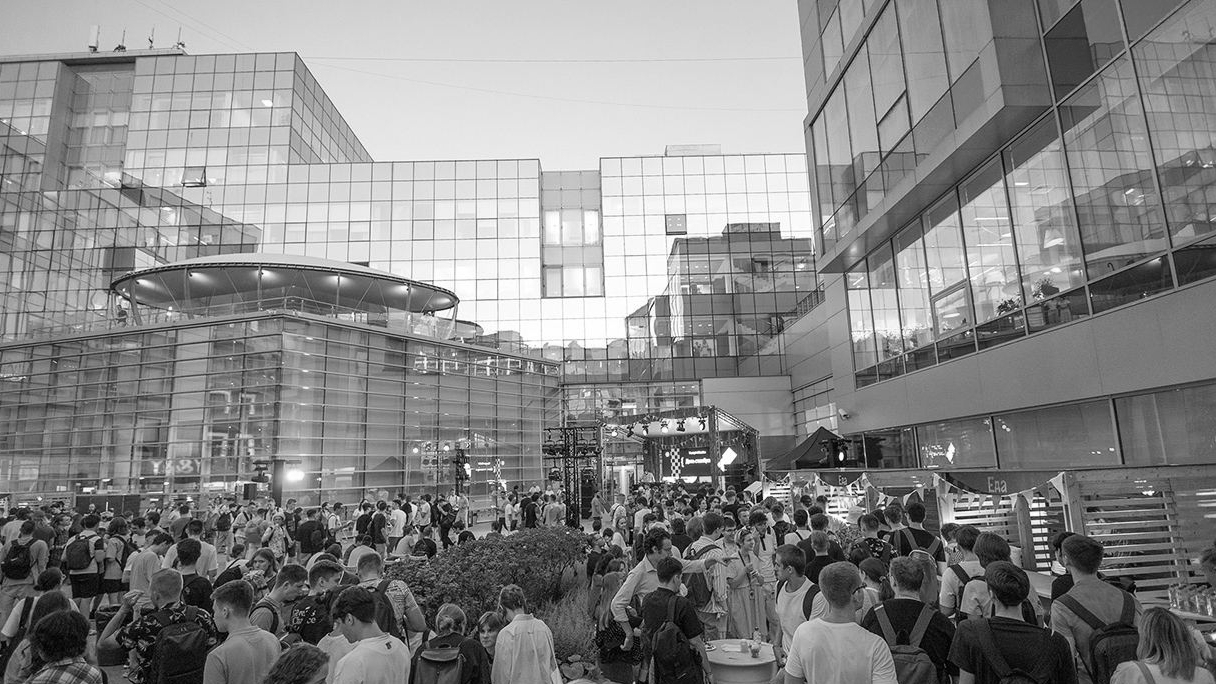
#> input picture 4 семестр/Техзрение/Лаб.работа №3/images/photo.jpg, 1216 x 684 px; the run also reads 1 picture not shown here
$ python code.py   (older library calls are emulated)
#> lines starting #> are read from the running program, lines starting #| are printed output that depends on the picture
import os
import cv2
from cv2.typing import MatLike
import numpy as np
import scipy.signal
import skimage
from functools import partial

os.makedirs('images', exist_ok=True)  # Создаём папку images, если её нет
os.chdir('images')  # Переходим в папку images, чтобы сохранять результаты в неё
np.seterr(invalid='ignore', divide='ignore')  # Игнорируем лишние предупреждения


def additive_noise(image: MatLike):
    """Аддитивный шум"""
    exp_dist = np.random.default_rng().exponential(5, image.shape)
    return (image.astype(np.float32) + exp_dist).clip(0, 255).astype(np.uint8) / 255


def multiplicative_noise(image: MatLike):
    """Мультипликативный шум"""
    uniform_dist = np.random.default_rng().uniform(0, 1, image.shape)
    return (image.astype(np.float32) * uniform_dist).clip(0, 255).astype(np.uint8) / 255


def apply_noise(img: MatLike, name: str):
    """Применяет к изображению выбранный в name шум"""
    method_func = {
        'impulse': partial(skimage.util.random_noise, mode='s&p', amount=0.01, salt_vs_pepper=0.75),
        'additive': additive_noise,
        'multiplicative': multiplicative_noise,
        'speckle': partial(skimage.util.random_noise, mode='speckle', var=0.1, mean=0.1),
        'gaussian': partial(skimage.util.random_noise, mode='gaussian', var=0.09, mean=0.2),
        'poisson': partial(skimage.util.random_noise, mode='poisson'),
    }[name]
    cv2.imwrite(f'{name}.jpg', method_func(img) * 255)


def contraharmonic_filter(image: MatLike, Q: int):
    """Контргармоничный фильтр"""
    kernel = np.ones((3, 3), dtype=np.float32)
    num, den = np.power(image, Q + 1), np.power(image, Q)
    filtered_image = np.divide(
        cv2.filter2D(src=num, ddepth=-1, kernel=kernel), cv2.filter2D(src=den, ddepth=-1, kernel=kernel)
    )
    return filtered_image.clip(0, 255).astype(np.uint8)


# [110 lines left out: functions rang_filter, wiener_filter, calculate_intensity, adaptive_median_filter, not called in this run]


class Parameters(tuple):
    """Принимает на вход именнованные аргументы с итерируемыми объектами.\n
    При обращении по индексу возвращает словарь с ключами и значениями,
    которые находятся в итерируемых объектах по этому индексу.\n
    ### Пример:
    ```py
    >>> params = Parameters(a=[2, 4, 6, 8], b=[1, 3, 5, 7], c=[3, 6])
    >>> params[0]
    {'a': 2, 'b': 1, 'c': 3}
    >>> params[2]
    {'a': 6, 'b': 5, 'c': 6}
    >>> params[100]
    {'a': 8, 'b': 7, 'c': 6}
    ```"""

    def __init__(self, **kwargs):
        self._objects = kwargs

    def __getitem__(self, index):
        return {key: value[min(index, len(value) - 1)] for key, value in self._objects.items()}


def apply_filter(img: MatLike, name: str, set_num: int, prefix: str):
    """Применяет к изображению выбранный в name низкочастотный или нелинейный фильтр
    с набором коэффициентов под номером set_num"""
    params = {
        'gaussian': Parameters(ksize=((3, 3),), sigmaX=(0,)),
        'contrharmonic': Parameters(Q=(-1.5, -0.5, 0.5, 1.5)),
        'median': Parameters(ksize=(3, 5, 9)),
        '2d-median': Parameters(kernel_size=(3, 5, 9)),
        'rang': Parameters(k=(3, 3, 3, 5), rank=(1, 4, 7, 1, 11, 21)),
        'wiener': Parameters(k=(3, 5, 9)),
        'adaptive median': Parameters(s_start=(3, 5), s_max=(7, 17)),
    }[name][set_num]
    method_func = {
        'gaussian': cv2.GaussianBlur,
        'contrharmonic': contraharmonic_filter,
        'median': cv2.medianBlur,
        '2d-median': scipy.signal.medfilt2d,
        'rang': rang_filter,
        'wiener': wiener_filter,
        'adaptive median': adaptive_median_filter,
    }[name]
    params_string = ', '.join([f'{key}={value}' for key, value in params.items()])
    cv2.imwrite(f'{prefix} - {name} ({params_string}).jpg', method_func(img, **params))


# [24 lines left out: functions robertson_detection, prewitt_detection, sobel_detection, not called in this run]


def laplassian_detection(src_image):
    g_d = np.array([[0, -1, 0], [-1, 4, -1], [0, -1, 0]])
    return cv2.filter2D(src_image, -1, g_d)


# [10 lines left out: function apply_detection, not called in this run]


image = cv2.imread('photo.jpg', 0)
#> image is the input picture: shape (684, 1216); min 0, max 255, mean 134

# Создаём папки для сохранения результата
for dirname in ('1_noise', '2_low_filters', '3_nonlinear_filters', '4_high_filters'):
    os.makedirs(dirname, exist_ok=True)


# <---- 1. шумы ---->
os.chdir('1_noise')
apply_noise(image, 'impulse')
apply_noise(image, 'additive')
apply_noise(image, 'multiplicative')
#> in multiplicative_noise, `return (image.astype(np.float32) * uniform_dist).clip(0, 255).astype(n..`:
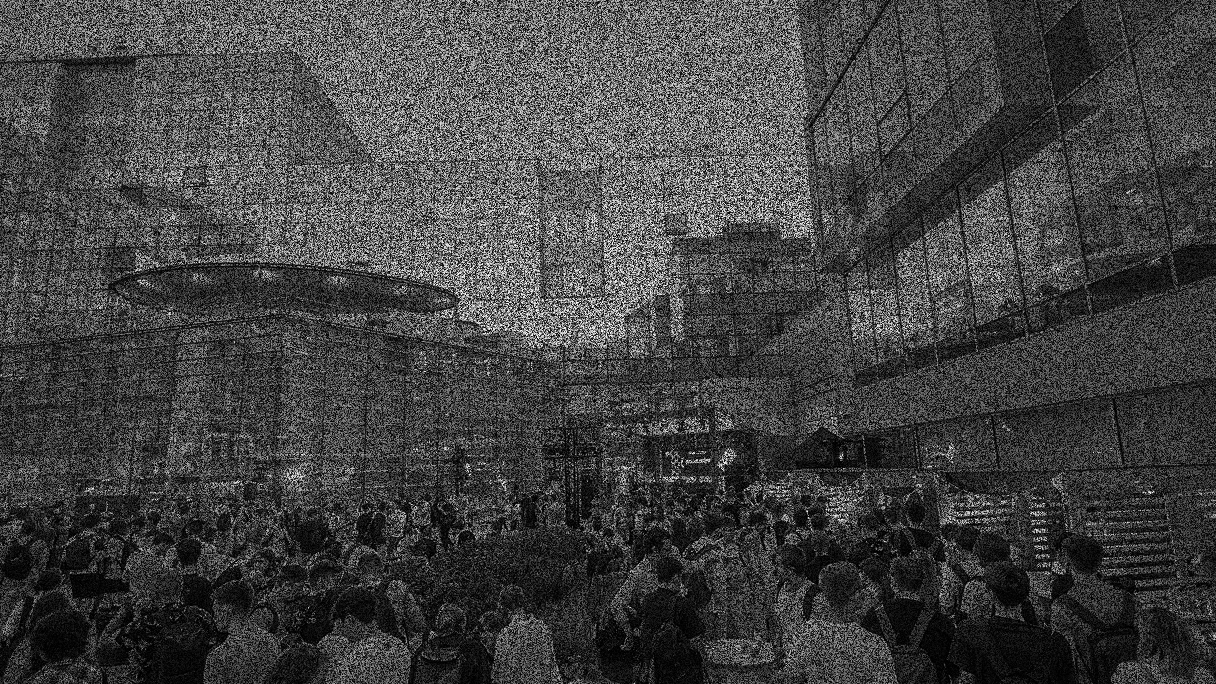
#> returned value: shape (684, 1216) float64; min 0, max 0.996, mean 0.261
apply_noise(image, 'speckle')
#> call 4 of apply_noise, with name = 'speckle'
#> in apply_noise (call 4), `cv2.imwrite(f'{name}.jpg', method_func(img) * 255)`:
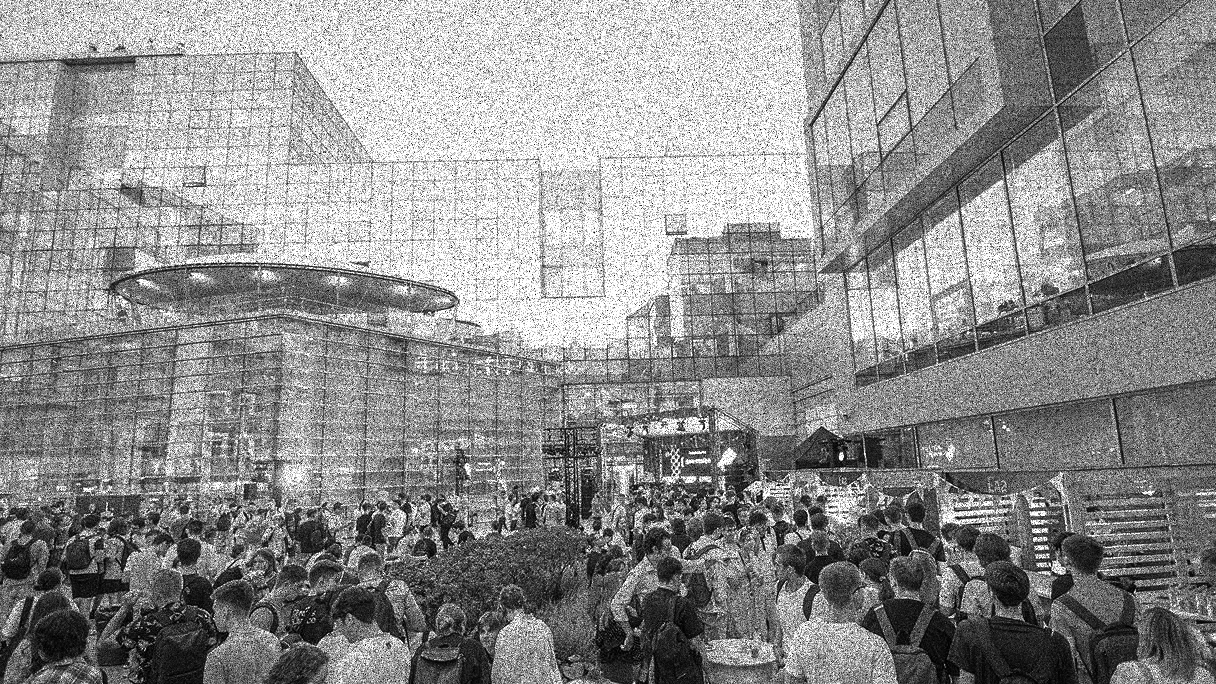
#> saved as speckle.jpg: shape (684, 1216); min 0, max 255, mean 141.7
apply_noise(image, 'gaussian')
#> in apply_noise (call 5), `cv2.imwrite(f'{name}.jpg', method_func(img) * 255)`:
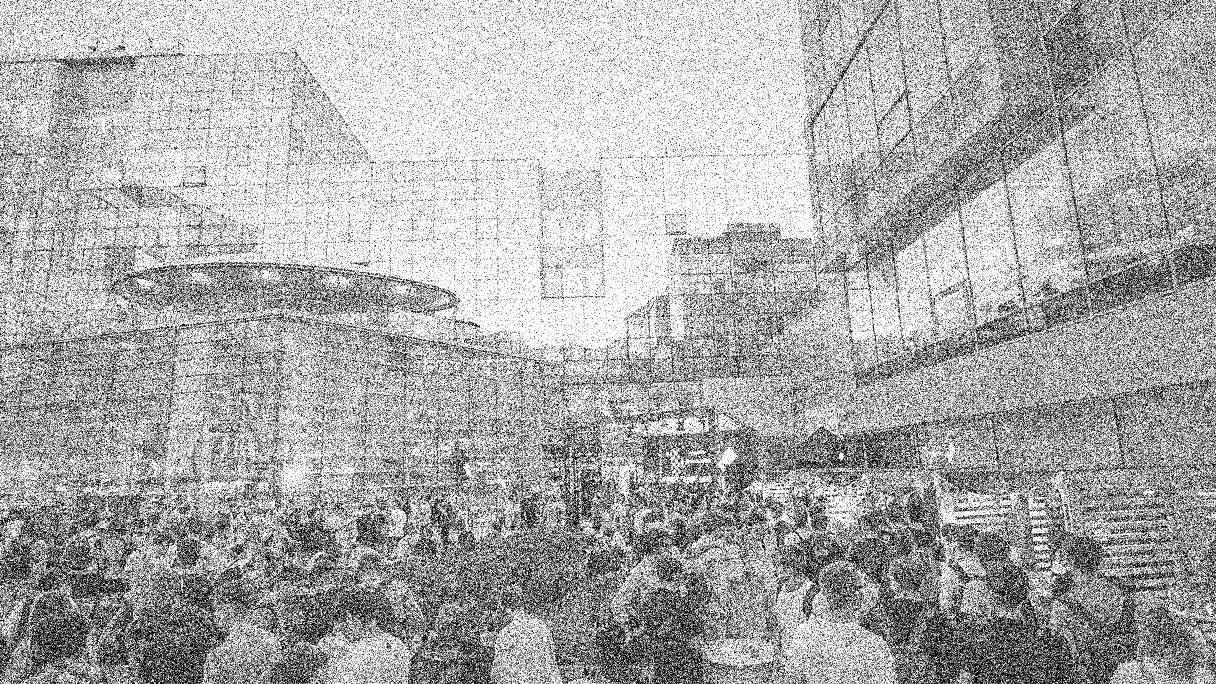
#> saved as gaussian.jpg: shape (684, 1216); min 0, max 255, mean 172.1
apply_noise(image, 'poisson')

# # <---- 2. низкочастотная фильтрация ---->
os.chdir('../2_low_filters')
for noise_type in ('additive', 'gaussian', 'impulse', 'multiplicative', 'poisson', 'speckle'):
    noisy_image = cv2.imread(filename=f'../1_noise/{noise_type}.jpg')
    for set_num in range(4):
        apply_filter(noisy_image, 'gaussian', set_num, noise_type)
        apply_filter(noisy_image, 'contrharmonic', set_num, noise_type)
#> (the run stopped early here; a loop or call above may not have finished)
